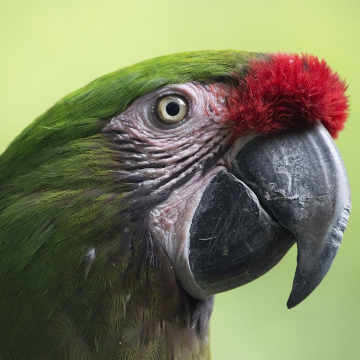
#> input picture inputs/green_parrot.jpg, 360 x 360 px
$ python generate_inputs.py
#> lines starting #> are read from the running program, lines starting #| are printed output that depends on the picture
from __future__ import annotations

import argparse
from pathlib import Path

from PIL import Image, ImageOps

ROOT = Path(__file__).resolve().parents[1]
INPUTS = ROOT / "inputs"

SOURCE_FILENAMES = {
    "green_parrot": "green_parrot.jpg",
    "red_flower": "red_flower.jpg",
}


def build_square_variant(source_path: Path, size: int) -> Image.Image:
    """Create one square benchmark image from a source photo.

    The image is center-cropped and resized using high-quality Lanczos
    resampling so every benchmark size uses a consistent square framing.
    """
#> called with size = 64
    image = Image.open(source_path).convert("RGB")
#> image is the input picture: PIL image 360x360 RGB; mean R, G, B 120, 122.2, 92.2
    return ImageOps.fit(image, (size, size), method=Image.Resampling.LANCZOS)
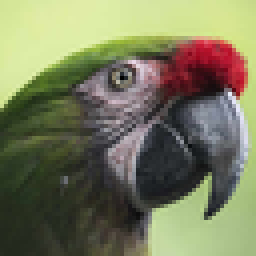
#> returned value: PIL image 64x64 RGB (shown 4 times larger); mean R, G, B 120, 122.2, 92.2


def generate_variants(source_dir: Path, output_dir: Path, sizes: list[int]) -> None:
    """Generate all requested square benchmark variants for each source image."""
    output_dir.mkdir(parents=True, exist_ok=True)

    for stem, filename in SOURCE_FILENAMES.items():
        source_path = source_dir / filename
        if not source_path.exists():
            raise FileNotFoundError(f"Missing source image: {source_path}")

        for size in sizes:
            output_path = output_dir / f"{stem}_{size}.png"
            build_square_variant(source_path, size).save(output_path)
#> pass 2 of the loop in generate_variants, `for stem, filename in SOURCE_FILENAMES.items():`:
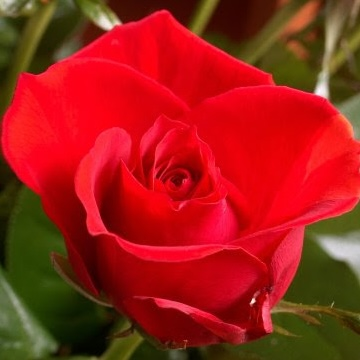
#> input picture inputs/red_flower.jpg, 360 x 360 px
#> in build_square_variant, image is the input picture: PIL image 360x360 RGB; mean R, G, B 157.7, 32.2, 23.3
#> in build_square_variant (call 3), `return ImageOps.fit(image, (size, size), method=Image.Resampling.LANCZ..`:
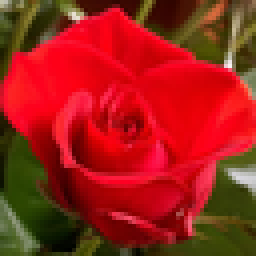
#> returned value: PIL image 64x64 RGB (shown 4 times larger); mean R, G, B 157.7, 32.2, 23.4


def main() -> None:
    """CLI entry point for generating benchmark input images."""
    parser = argparse.ArgumentParser(description="Generate square benchmark images from source photos.")
    parser.add_argument("--source-dir", type=Path, default=INPUTS)
    parser.add_argument("--output-dir", type=Path, default=INPUTS)
    parser.add_argument("--sizes", nargs="+", type=int, default=[64, 128])
    args = parser.parse_args()

    generate_variants(
        source_dir=args.source_dir,
        output_dir=args.output_dir,
        sizes=args.sizes,
    )


if __name__ == "__main__":
    main()
